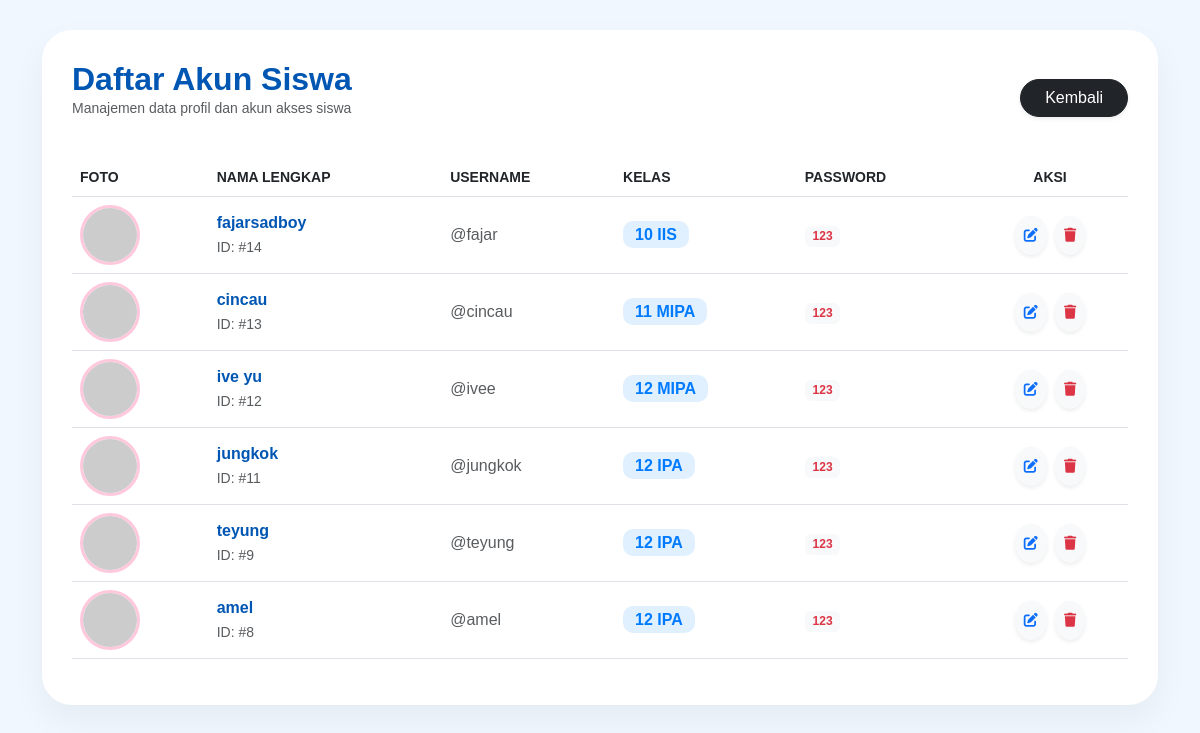
Screenshot of /admin/kelola-siswa.php with the database file from the repository.
### tables this page shows
CREATE TABLE `users` (
  `id` int(11) NOT NULL,
  `nama_lengkap` varchar(100) DEFAULT NULL,
  `kelas` varchar(20) DEFAULT NULL,
  `username` varchar(50) NOT NULL,
  `password` varchar(255) NOT NULL,
  `role` enum('admin','siswa') NOT NULL DEFAULT 'siswa',
  `foto` varchar(255) DEFAULT NULL,
  `created_at` timestamp NOT NULL DEFAULT current_timestamp()
);

### admin/kelola-siswa.php (the view, shortened to what this page needs)
<?php include '../includes/db.php'; ?>
<!DOCTYPE html>
<html lang="id">
<head>
    <link href="https://cdn.jsdelivr.net/npm/bootstrap@5.3.0/dist/css/bootstrap.min.css" rel="stylesheet">
    <link rel="stylesheet" href="https://cdnjs.cloudflare.com/ajax/libs/font-awesome/6.4.0/css/all.min.css">
</head>
<body>
<div class="container-fluid">
    <div class="card-main">
        <div class="d-flex justify-content-between align-items-center mb-4">
            <div>
                <h2 class="fw-bold text-blue m-0">Daftar Akun Siswa</h2>
                <p class="text-muted small">Manajemen data profil dan akun akses siswa</p>
            </div>
            <a href="dashboard.php" class="btn btn-dark rounded-pill px-4 shadow-sm"> Kembali </a>
        </div>
        <div class="table-responsive">
            <table class="table table-hover align-middle">
                <thead>
                    <tr class="text-muted small">
                        <th>FOTO</th>
                        <th>NAMA LENGKAP</th>
                        <th>USERNAME</th>
                        <th>KELAS</th>
                        <th>PASSWORD</th>
                        <th class="text-center">AKSI</th>
                    </tr>
                </thead>
                <tbody>
                    <?php
                    $query = mysqli_query($conn, "SELECT * FROM users WHERE role = 'siswa' ORDER BY id DESC");
                    while($row = mysqli_fetch_assoc($query)) :
                        $foto_db = $row['foto'];
                        $path1 = "../assets/img/img/" . $foto_db;
                        $path2 = "../assets/img/" . $foto_db;
                        if (!empty($foto_db) && file_exists($path1)) {
                            $gambar_final = $path1;
                        } elseif (!empty($foto_db) && file_exists($path2)) {
                            $gambar_final = $path2;
                        } else {
                            $logo = "../assets/img/img/logo.png.jpg";
                            $gambar_final = (file_exists($logo)) ? $logo : "https://ui-avatars.com/api/?name=" . urlencode($row['username']) . "&background=A2D2FF&color=fff";
                        }
                    ?>
                    <tr>
                        <td>
                            <img src="<?= $gambar_final ?>" class="img-siswa" alt="Profile">
                        </td>
                        <td>
                            <div class="text-blue"><?= !empty($row['nama_lengkap']) ? $row['nama_lengkap'] : $row['username'] ?></div>
                            <small class="text-muted">ID: #<?= $row['id'] ?></small>
                        </td>
                        <td class="text-muted">@<?= $row['username'] ?></td>
                        <td><span class="badge-kelas"><?= !empty($row['kelas']) ? $row['kelas'] : '12 IPA' ?></span></td>
                        <td><span class="badge bg-light text-danger fw-bold"><?= $row['password'] ?></span></td>
                        <td class="text-center">
                            <a href="edit-siswa.php?id=<?= $row['id'] ?>" class="btn btn-sm btn-light text-primary rounded-circle p-2 shadow-sm"><i class="fas fa-edit"></i></a>
                            <a href="hapus-siswa.php?id=<?= $row['id'] ?>" onclick="return confirm('Hapus siswa ini?')" class="btn btn-sm btn-light text-danger rounded-circle p-2 shadow-sm ms-1"><i class="fas fa-trash"></i></a>
                        </td>
                    </tr>
                    <?php endwhile; ?>
                </tbody>
            </table>
        </div>
    </div>
</div>
</body>
</html>

### admin/kelola-siswa.php (style rules this page uses)
body { background: #f0f7ff; font-family: 'Poppins', sans-serif; padding: 30px; }
.card-main { border-radius: 30px; border: none; box-shadow: 0 15px 35px rgba(0,0,0,0.05); background: white; padding: 30px; }
.img-siswa { width: 60px; height: 60px; object-fit: cover; border-radius: 50%; border: 3px solid #FFC8DD; }
.text-blue { color: #0056b3; font-weight: 700; }
.badge-kelas { background: #e0f0ff; color: #007bff; padding: 5px 12px; border-radius: 10px; font-weight: 600; }

### rows the page displays
users: nama_lengkap "fajarsadboy", id "14", username "fajar", kelas "10 IIS", password "123"
users: nama_lengkap "cincau", id "13", username "cincau", kelas "11 MIPA", password "123"
users: nama_lengkap "ive yu", id "12", username "ivee", kelas "12 MIPA", password "123"
users: nama_lengkap "jungkok", id "11", username "jungkok", kelas "12 IPA", password "123"
users: nama_lengkap "teyung", id "9", username "teyung", kelas "12 IPA", password "123"
users: nama_lengkap "amel", id "8", username "amel", kelas "12 IPA", password "123"
